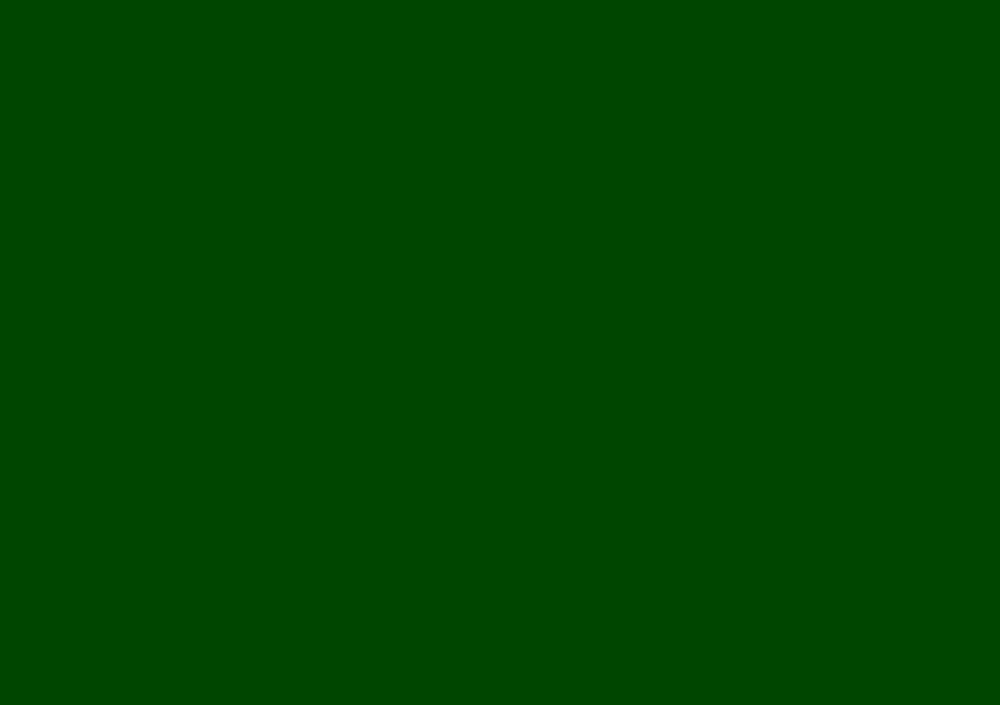
#> input picture template/template.png, 1000 x 705 px, shrunk from 2480 x 1748 before the run, found by its file name
$ python old_main.py
#> lines starting #> are read from the running program, lines starting #| are printed output that depends on the picture
from PIL import Image, ImageDraw, ImageFont

import random

import os

import sys

POSSIBLE_AMOUNTS: list = [20, 50, 100]
CURRENT_PATH: str = os.path.dirname(__file__)
OUTPUT_FOLDER_PATH: str = os.path.join(CURRENT_PATH, "output")
OUTPUT_PATH: str = os.path.join(OUTPUT_FOLDER_PATH, "output.png")
ASSETS_FOLDER_PATH: str = os.path.join(CURRENT_PATH, "assets")
FONTS_FOLDER_PATH: str = os.path.join(ASSETS_FOLDER_PATH, "fonts")
FONT_courier: str = os.path.join(FONTS_FOLDER_PATH, "CourierPrime-Regular.ttf")
FONT_agrandir: str = os.path.join(FONTS_FOLDER_PATH, "Agrandir-GrandHeavy.otf")
TEMPLATE_FOLDER_PATH: str = os.path.join(ASSETS_FOLDER_PATH, "template")
TEMPLATE_PATH: str = os.path.join(TEMPLATE_FOLDER_PATH, "template.png")


def generate_paths(paths: list) -> None:
    for path in paths:
        if not os.path.exists(path):
            os.makedirs(path)
            print(f"Created Path: {path}")


def get_amount(amounts: list) -> int:
    while True:
        try:
            for i, amount in enumerate(amounts):
                print(f"{i}\t{amount}€")
            chosen_amount: int = amounts[int(input(f"Für welchen Geldbetrag soll ein Geschenkgutschein generiert werden?\t"))]
        except ValueError:
            print("\nBitte gib eine ganze Zahl ein!")
        except IndexError:
            print(f"\nBitte gib eine Zahl von 0 bis {len(amounts)-1} ein!")
        else:
            print(f"Ein Geschenkgutschein für {chosen_amount}€ wird erstellt...\n")
            return int(chosen_amount)


def get_code(code_length: int=8) -> str:
    code_content: list = ["ABCDEFGHJKLMNPQRSTUVWXYZ23456789"]
    return "".join([random.choice(code_content[0]) for i in range(code_length)])


def generate_image() -> None:
    img = Image.open(TEMPLATE_PATH)
#> img is the input picture: PIL image 1000x705 RGB; mean R, G, B 0, 70, 0
    image_width, image_height = img.size
#> image_width = 1000; image_height = 705
    draw = ImageDraw.Draw(img)

    amount_text: str = f"{amount}€"

    code_font = ImageFont.truetype(FONT_courier, 90)
    amount_font = ImageFont.truetype(FONT_agrandir, 250)

    _, _, code_width, code_height = draw.textbbox((0, 0), code, font=code_font)
#> code_width = 577; code_height = 85
    _, _, amount_width, amount_height = draw.textbbox((0, 0), amount_text, font=amount_font)
#> amount_width = 477; amount_height = 237

    draw.text(((image_width-code_width)/2, (image_height-code_height)/2), code, fill='black', font=code_font)
    draw.text(((image_width-amount_width)/2, 500), amount_text, fill='black', font=amount_font)

    img.save(OUTPUT_PATH)
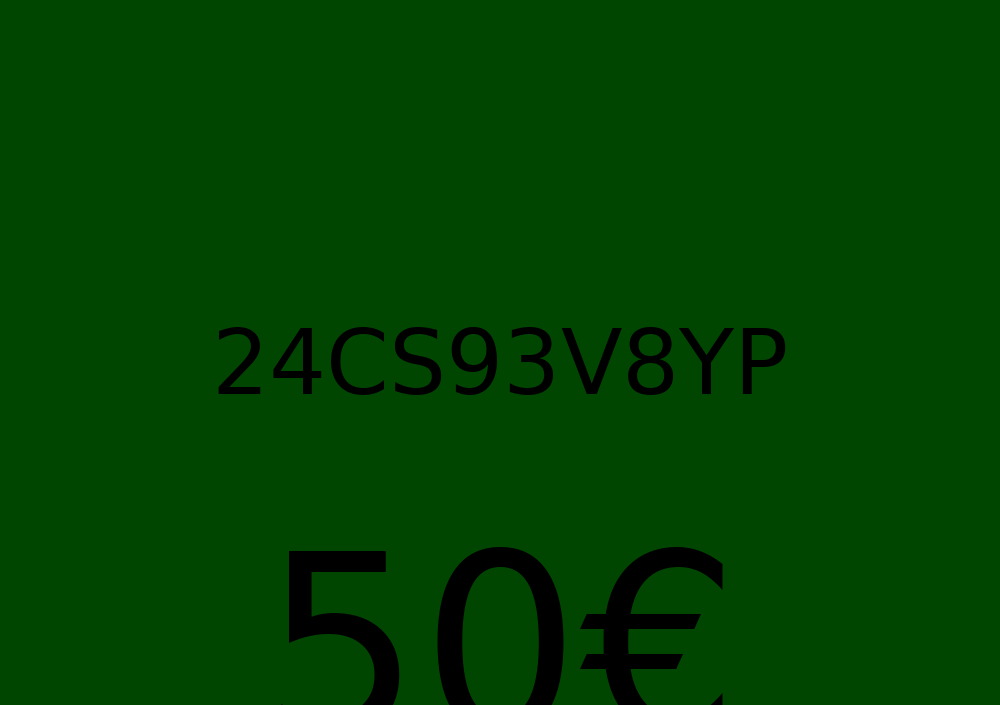
#> saved as output.png: PIL image 1000x705 RGB; mean R, G, B 0, 66.6, 0


if __name__ == "__main__":
    if not os.path.exists(TEMPLATE_PATH):
        print("Template.png gibt es nicht. Programm wird beendet.")
        print(f"{TEMPLATE_PATH = }")
        sys.exit()

    generate_paths([OUTPUT_FOLDER_PATH])
    amount = 0
    # amount: int = get_amount(POSSIBLE_AMOUNTS)
    amount: int = 50 if not amount else amount
    code = get_code(10)

    generate_image()
